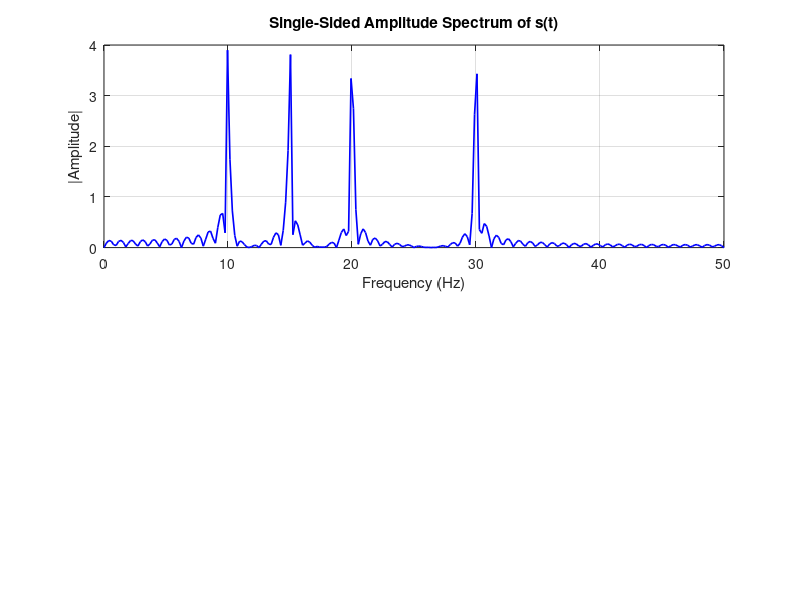

MATLAB code to generate this figure: (Note: this script raises an error after producing the figure.)
clc;
close all;
clear all;

% Sampling setup
t = 0 : 1 : 400;      % Sample index (401 points)
fs = 100;             % Sampling frequency (100 Hz)

% Signal components
f1 = 10;  
x1 = 4*sin(2*pi*f1/fs*t);

f2 = 15;  
x2 = 4*sin(2*pi*f2/fs*t);

f3 = 20;  
x3 = 4*sin(2*pi*f3/fs*t);

f4 = 30;  
x4 = 4*sin(2*pi*f4/fs*t);

% Composite signal
s = x1 + x2 + x3 + x4;





% ---------- FFT BEFORE FILTER ----------



L = length(s);                  % Signal length
NFFT = 2^nextpow2(L);           % Next power of 2 (for efficient FFT)

% --------------------------------------------------------------------
% ধাপ ১: FFT করার পর কী পাওয়া যায়?
% ধরো, তোমার সিগন্যাল হলো:
% s = [1 2 3 4];

% FFT করার পর:
% X = fft(s);

% X এর আউটপুট হবে complex সংখ্যা:
% X = [10.0000  -2.0000+2.0000i  -2.0000  -2.0000-2.0000i]
% এখানে প্রতিটি X(k) হলো একটি frequency component-এর complex মান।

% ---------------------------------------------
% ধাপ ২: Magnitude (Amplitude) বের করা
% ফ্রিকোয়েন্সি অনুযায়ী amplitude দেখতে হলে complex মান থেকে modulus নিতে হবে:
% abs(X)

% এর মান হবে:
% abs(X) = [10  2.8284  2  2.8284]
% অর্থাৎ, প্রতিটি ফ্রিকোয়েন্সির বাস্তব শক্তি (amplitude)।

% ---------------------------------------------
% ধাপ ৩: Normalization (L দিয়ে ভাগ করা)
% FFT-এর পরে abs(X) মান বড় হয়ে যায় কারণ সব sample একসাথে যোগ হয়।
% মূল সিগন্যালের সঠিক amplitude পেতে সেটাকে signal length L দিয়ে ভাগ করা হয়:
% P2 = abs(X/L);

% এখানে:
% abs(X) -> FFT-এর magnitude
% /L     -> normalization, মূল সিগন্যালের স্কেল ঠিক রাখতে

% ---------------------------------------------
% ধাপ ৪: উদাহরণসহ
% s = [1 2 3 4];
% L = length(s);    % L = 4
% X = fft(s);

% এখন normalized magnitude বের করা
% P2 = abs(X/L);

% মান হবে:
% P2 = abs([10  -2+2i  -2  -2-2i]/4)
% P2 = [2.5  0.7071  0.5  0.7071]

% এই P2 মানগুলো হলো মূল amplitude স্কেলে
% এটি হলো two-sided amplitude spectrum (positive ও negative frequency দুই দিকেই)
% -------------------------------------------------------------------





X = fft(s, NFFT);               % Compute FFT
% --------------------------------------------------------------------
% এই কমান্ড FFT অ্যালগরিদম ব্যবহার করে তোমার সিগন্যাল s-কে frequency domain-এ রূপান্তর করছে।

% অর্থাৎ এটি বের করছে —
% s এর মধ্যে কোন কোন ফ্রিকোয়েন্সি আছে
% সেই ফ্রিকোয়েন্সিগুলোর অ্যামপ্লিটিউড (strength) কত।

% fft(s) -> FFT করে সিগন্যালের নিজস্ব দৈর্ঘ্যে
% fft(s, NFFT) -> FFT করে power-of-2 দৈর্ঘ্যে (দ্রুত ও নির্ভুলভাবে)
% --------------------------------------------------------------------






P2 = abs(X/L);

% ---------------------------------------------
% ধাপ ১: FFT করার পর কী পাওয়া যায়?
% ধরো, তোমার সিগন্যাল হলো:
% s = [1 2 3 4];

% FFT করার পর:
% X = fft(s);

% X এর আউটপুট হবে complex সংখ্যা:
% X = [10.0000  -2.0000+2.0000i  -2.0000  -2.0000-2.0000i]
% এখানে প্রতিটি X(k) হলো একটি frequency component-এর complex মান।

% ---------------------------------------------
% ধাপ ২: Magnitude (Amplitude) বের করা
% ফ্রিকোয়েন্সি অনুযায়ী amplitude দেখতে হলে complex মান থেকে modulus নিতে হবে:
% abs(X)

% এর মান হবে:
% abs(X) = [10  2.8284  2  2.8284]
% অর্থাৎ, প্রতিটি ফ্রিকোয়েন্সির বাস্তব শক্তি (amplitude)।

% ---------------------------------------------
% ধাপ ৩: Normalization (L দিয়ে ভাগ করা)
% FFT-এর পরে abs(X) মান বড় হয়ে যায় কারণ সব sample একসাথে যোগ হয়।
% মূল সিগন্যালের সঠিক amplitude পেতে সেটাকে signal length L দিয়ে ভাগ করা হয়:
% P2 = abs(X/L);

% এখানে:
% abs(X) -> FFT-এর magnitude
% /L     -> normalization, মূল সিগন্যালের স্কেল ঠিক রাখতে

% ---------------------------------------------
% ধাপ ৪: উদাহরণসহ
% s = [1 2 3 4];
% L = length(s);    % L = 4
% X = fft(s);

% এখন normalized magnitude বের করা
% P2 = abs(X/L);

% মান হবে:
% P2 = abs([10  -2+2i  -2  -2-2i]/4)
% P2 = [2.5  0.7071  0.5  0.7071]

% এই P2 মানগুলো হলো মূল amplitude স্কেলে
% এটি হলো two-sided amplitude spectrum (positive ও negative frequency দুই দিকেই)
% --------------------------------------------------------------------






P1 = P2(1:NFFT/2+1);       

% --------------------------------------------------------------------
% P2 = [2.625 1.2071 0.5 0.2071 0.125 0.2071 0.5 1.2071]

% এখানে P2 হলো two-sided spectrum:
% প্রথম অংশ → positive frequency (0 Hz থেকে Nyquist)
% শেষ অংশ → negative frequency

% P2 = [DC, +f1, +f2, ..., Nyquist, -f2, -f1]

% Positive frequency বের করা

% P1 = P2(1:NFFT/2+1);
% NFFT/2 + 1 = 8/2 + 1 = 5

% অর্থাৎ প্রথম 5 element নিলে আমরা পাব positive frequency spectrum:
% P1 = [2.625 1.2071 0.5 0.2071 0.125]

% এটি হলো single-sided amplitude spectrum, যা শুধু positive frequencies দেখায়।
% --------------------------------------------------------------------






P1(2:end-1) = 2*P1(2:end-1);    % Double except DC and Nyquist

% --------------------------------------------------------------------
% এখন আমরা negative অংশ বাদ দিয়েছি,
% তাই যেন amplitude কমে না যায়, এজন্য positive দিকের energy-কে দুই গুণ (×2) করা হয়।

% P1(2:end-1) = 2 * P1(2:end-1);


% এখানে:

% P1(2:end-1) মানে হলো DC component (index 1) ও Nyquist frequency বাদে বাকি সব frequency।

% কারণ DC ও Nyquist frequency-এর mirror pair থাকে না, তাই এগুলোকে ২ দিয়ে গুণ করা হয় না।

% --------------------------------------------------------------------


f = fs*(0:(NFFT/2))/NFFT;       % Frequency axis

% --------------------------------------------------------------------
% ধরা যাক তোমার সিগন্যালের sampling frequency (fs) হলো 100 Hz
% fs = 100;      

% FFT এর জন্য NFFT নেওয়া হলো 8
% NFFT = 8;      

% এখন frequency ভেক্টর তৈরি করা হবে
% -------------------------------------------
% (0:(NFFT/2)) মানে হলো 0 থেকে NFFT/2 পর্যন্ত index তৈরি করা
% যেমন এখানে হবে [0 1 2 3 4]
%
% fs / NFFT মানে হলো প্রতিটি ধাপে কত Hz করে frequency বাড়বে
% 
% তাই fs * (0:(NFFT/2)) / NFFT করলে
% প্রতিটি index-কে frequency মানে রূপান্তর করে ফেলা যায়
%
% অর্থাৎ:
% f = fs * (index) / NFFT
% যেখানে index = 0, 1, 2, ..., NFFT/2
%
% ফলে আমরা শুধুমাত্র positive frequency দিকটা পাই (0 থেকে fs/2 পর্যন্ত)
% -------------------------------------------

% f = fs * (0:(NFFT/2)) / NFFT;

% এখন মান হবে:
% f = 100 * [0 1 2 3 4] / 8
% f = [0 12.5 25 37.5 50]

% অর্থাৎ এই f ভেক্টরটি frequency axis নির্দেশ করছে,
% যেখানে প্রতিটি মানে FFT থেকে প্রাপ্ত amplitude (P1) দেখানো যায়।
% --------------------------------------------------------------------






subplot(2,1,1);
plot(f, P1, 'b', 'LineWidth', 1.2);
title('Single-Sided Amplitude Spectrum of s(t)');
xlabel('Frequency (Hz)');
ylabel('|Amplitude|');
grid on;




% ---------- BUTTERWORTH BANDPASS FILTER ----------
filterdata = Bandpass_FilterFUNCTION(s);




% ---------- FFT AFTER FILTER ----------
L = length(filterdata);
NFFT = 2^nextpow2(L);
X = fft(filterdata, NFFT);
P2 = abs(X/L);
P1 = P2(1:NFFT/2+1);
P1(2:end-1) = 2*P1(2:end-1);
f = fs*(0:(NFFT/2))/NFFT;

subplot(2,1,2);
plot(f, P1, 'r', 'LineWidth', 1.2);
title('Single-Sided Amplitude Spectrum after Bandpass Filter');
xlabel('Frequency (Hz)');
ylabel('|Amplitude|');
grid on;
